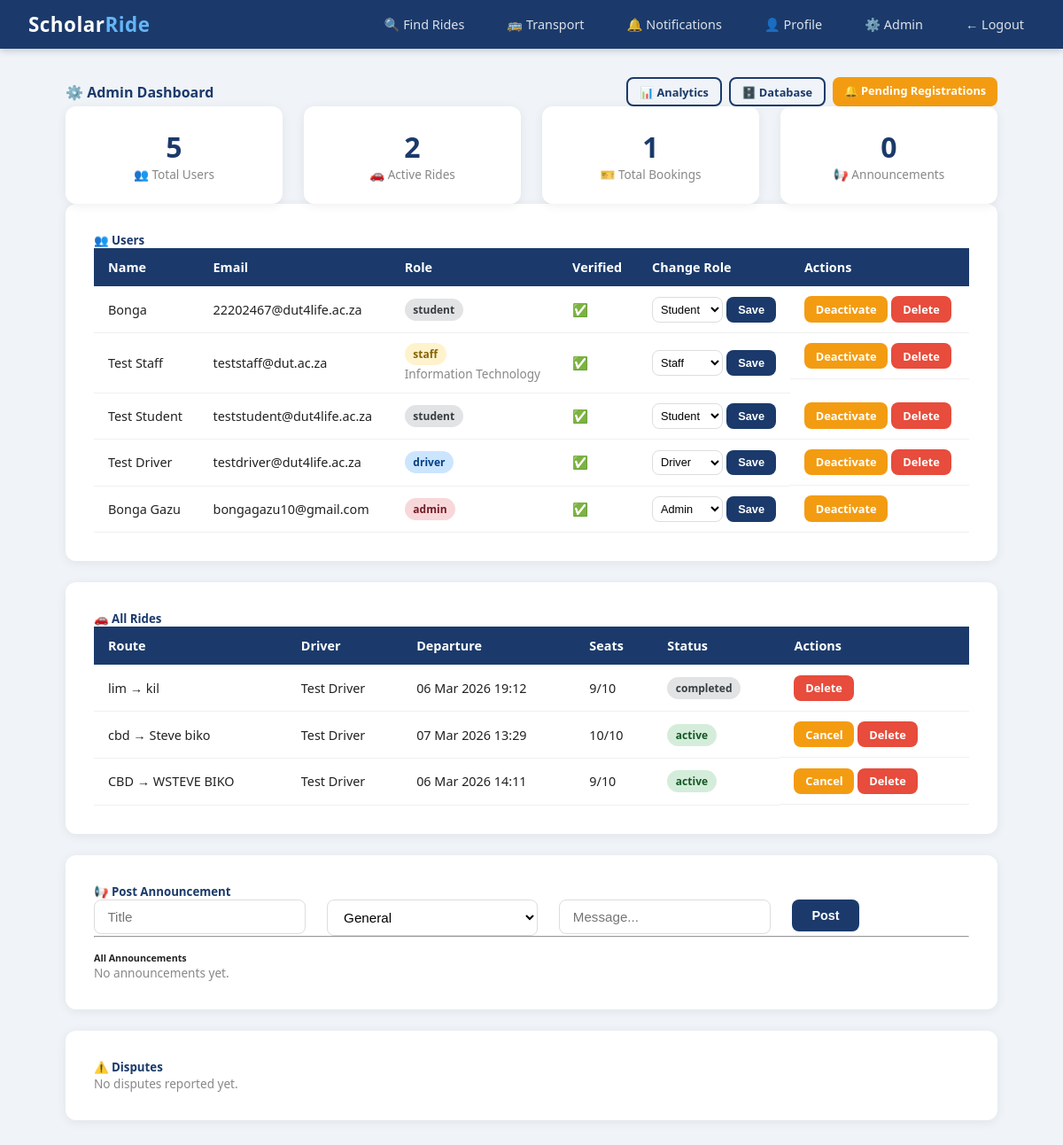
The page /admin (signed in) on the database its author committed.
### scholar_ride/models.py (models this page shows)
class User(db.Model, UserMixin):
    id = db.Column(db.Integer, primary_key=True)
    student_number = db.Column(db.String(20), unique=True, nullable=True)
    staff_number = db.Column(db.String(20), unique=True, nullable=True)
    full_name = db.Column(db.String(100), nullable=False)
    email = db.Column(db.String(120), unique=True, nullable=False)
    phone = db.Column(db.String(20), nullable=False)
    password_hash = db.Column(db.String(128), nullable=False)
    role = db.Column(db.String(20), default='student')
    department = db.Column(db.String(100), nullable=True)
    verified = db.Column(db.Boolean, default=False)
    approval_status = db.Column(db.String(20), default='pending')
    otp = db.Column(db.String(6), nullable=True)
    created_at = db.Column(db.DateTime, default=datetime.utcnow)
    rides = db.relationship('Ride', backref='driver', lazy=True)
    bookings = db.relationship('Booking', backref='student', lazy=True)

class Ride(db.Model):
    id = db.Column(db.Integer, primary_key=True)
    driver_id = db.Column(db.Integer, db.ForeignKey('user.id'), nullable=False)
    origin = db.Column(db.String(200), nullable=False)
    destination = db.Column(db.String(200), nullable=False)
    departure_time = db.Column(db.DateTime, nullable=False)
    available_seats = db.Column(db.Integer, nullable=False)
    total_seats = db.Column(db.Integer, nullable=False)
    status = db.Column(db.String(20), default='active')
    created_at = db.Column(db.DateTime, default=datetime.utcnow)
    bookings = db.relationship('Booking', backref='ride', lazy=True)

### scholar_ride/routes/admin.py (the view)
@admin.route('/admin')
@login_required
@admin_required
def dashboard():
    users = User.query.order_by(User.created_at.desc()).all()
    announcements = Announcement.query.order_by(Announcement.created_at.desc()).all()
    all_rides = Ride.query.order_by(Ride.created_at.desc()).all()
    disputes = Dispute.query.order_by(Dispute.created_at.desc()).all()
    total_users = User.query.count()
    active_rides = Ride.query.filter_by(status='active').count()
    total_bookings = Booking.query.count()
    total_announcements = Announcement.query.count()
    pending_count = User.query.filter_by(approval_status='pending').count()
    return render_template('admin/dashboard.html',
                           users=users,
                           announcements=announcements,
                           all_rides=all_rides,
                           disputes=disputes,
                           total_users=total_users,
                           active_rides=active_rides,
                           total_bookings=total_bookings,
                           total_announcements=total_announcements,
                           pending_count=pending_count)

### scholar_ride/models.py (called while the page is built)
@login_manager.user_loader
def load_user(user_id):
    return User.query.get(int(user_id))

### scholar_ride/routes/admin.py (called while the page is built)
def admin_required(f):
    from functools import wraps
    @wraps(f)
    def decorated(*args, **kwargs):
        if not current_user.is_authenticated or current_user.role != 'admin':
            flash('Admin access required.', 'danger')
            return redirect('/rides')
        return f(*args, **kwargs)
    return decorated

### scholar_ride/templates/admin/dashboard.html (shortened to what this page needs)
{% extends "base.html" %}
{% block content %}
<div class="d-flex justify-between align-center mb-4">
    <h4 style="color:#1B3A6B; margin:0;">⚙️ Admin Dashboard</h4>
    <div class="d-flex gap-1">
        <a href="/admin/analytics" class="btn btn-outline btn-sm">📊 Analytics</a>
        <a href="/admin/database" class="btn btn-outline btn-sm">🗄️ Database</a>
        <a href="/admin/registrations" class="btn btn-warning btn-sm">🔔 Pending Registrations</a>
    </div>
</div>
<div class="row mb-4">
    <div class="col">
        <div class="stat-card">
            <div class="stat-number">{{ total_users }}</div>
            <div class="stat-label">👥 Total Users</div>
        </div>
    </div>
    <div class="col">
        <div class="stat-card">
            <div class="stat-number">{{ active_rides }}</div>
            <div class="stat-label">🚗 Active Rides</div>
        </div>
    </div>
    <div class="col">
        <div class="stat-card">
            <div class="stat-number">{{ total_bookings }}</div>
            <div class="stat-label">🎫 Total Bookings</div>
        </div>
    </div>
    <div class="col">
        <div class="stat-card">
            <div class="stat-number">{{ total_announcements }}</div>
            <div class="stat-label">📢 Announcements</div>
        </div>
    </div>
</div>
<div class="card p-3 mb-4">
    <h5 style="color:#1B3A6B;" class="mb-3">👥 Users</h5>
    <div style="overflow-x:auto;">
        <table>
            <thead>
                <tr>
                    <th>Name</th>
                    <th>Email</th>
                    <th>Role</th>
                    <th>Verified</th>
                    <th>Change Role</th>
                    <th>Actions</th>
                </tr>
            </thead>
            <tbody>
                {% for user in users %}
                <tr>
                    <td>{{ user.full_name }}</td>
                    <td>{{ user.email }}</td>
                    <td>
                        <span class="badge
                            {% if user.role == 'admin' %}badge-danger
                            {% elif user.role == 'driver' %}badge-primary
                            {% elif user.role == 'staff' %}badge-warning
                            {% else %}badge-secondary{% endif %}">
                            {{ user.role }}
                        </span>
                        {% if user.department %}
                        <br><small class="text-muted">{{ user.department }}</small>
                        {% endif %}
                    </td>
                    <td>{% if user.verified %}✅{% else %}❌{% endif %}</td>
                    <td>
                        <form method="POST"
                              action="/admin/users/{{ user.id }}/role"
                              style="display:flex; gap:4px;">
                            <select name="role" class="form-control" style="padding:0.3rem; font-size:0.8rem;">
                                <option value="student" {% if user.role == 'student' %}selected{% endif %}>Student</option>
                                <option value="staff" {% if user.role == 'staff' %}selected{% endif %}>Staff</option>
                                <option value="driver" {% if user.role == 'driver' %}selected{% endif %}>Driver</option>
                                <option value="admin" {% if user.role == 'admin' %}selected{% endif %}>Admin</option>
                            </select>
                            <button type="submit" class="btn btn-sm btn-primary">Save</button>
                        </form>
                    </td>
                    <td style="display:flex; gap:4px;">
                        <a href="/admin/users/{{ user.id }}/toggle"
                           class="btn btn-sm btn-warning">
                            {% if user.verified %}Deactivate{% else %}Activate{% endif %}
                        </a>
                        {% if user.id != current_user.id %}
                        <a href="/admin/users/{{ user.id }}/delete"
                           class="btn btn-sm btn-danger"
                           onclick="return confirm('Delete {{ user.full_name }}?')">
                            Delete
                        </a>
                        {% endif %}
                    </td>
                </tr>
                {% endfor %}
            </tbody>
        </table>
    </div>
</div>
<div class="card p-3 mb-4">
    <h5 style="color:#1B3A6B;" class="mb-3">🚗 All Rides</h5>
    <div style="overflow-x:auto;">
        <table>
            <thead>
                <tr>
                    <th>Route</th>
                    <th>Driver</th>
                    <th>Departure</th>
                    <th>Seats</th>
                    <th>Status</th>
                    <th>Actions</th>
                </tr>
            </thead>
            <tbody>
                {% for ride in all_rides %}
                <tr>
                    <td>{{ ride.origin }} → {{ ride.destination }}</td>
                    <td>{{ ride.driver.full_name }}</td>
                    <td>{{ ride.departure_time.strftime('%d %b %Y %H:%M') }}</td>
                    <td>{{ ride.available_seats }}/{{ ride.total_seats }}</td>
                    <td>
                        <span class="badge
                            {% if ride.status == 'active' %}badge-success
                            {% elif ride.status == 'cancelled' %}badge-danger
                            {% elif ride.status == 'delayed' %}badge-warning
                            {% else %}badge-secondary{% endif %}">
                            {{ ride.status }}
                        </span>
                    </td>
                    <td style="display:flex; gap:4px;">
                        {% if ride.status == 'active' %}
                        <a href="/admin/rides/{{ ride.id }}/cancel"
                           class="btn btn-sm btn-warning"
                           onclick="return confirm('Cancel this ride?')">
                            Cancel
                        </a>
                        {% endif %}
                        <a href="/admin/rides/{{ ride.id }}/delete"
                           class="btn btn-sm btn-danger"
                           onclick="return confirm('Delete this ride?')">
                            Delete
                        </a>
                    </td>
                </tr>
                {% endfor %}
            </tbody>
        </table>
    </div>
</div>
<div class="card p-3 mb-4">
    <h5 style="color:#1B3A6B;" class="mb-3">📢 Post Announcement</h5>
    <form method="POST" action="/admin/announcements">
        <div class="row">
            <div class="col">
                <input type="text" name="title" class="form-control"
                       placeholder="Title" required>
            </div>
            <div class="col">
                <select name="category" class="form-control">
                    <option value="general">General</option>
                </select>
            </div>
            <div class="col">
                <input type="text" name="body" class="form-control"
                       placeholder="Message..." required>
            </div>
            <div class="col" style="flex:0 0 auto;">
                <button type="submit" class="btn btn-primary">Post</button>
            </div>
        </div>
    </form>
    <hr>
    <h6 class="mt-2">All Announcements</h6>
    {% if announcements %}
        {% for ann in announcements %}
        <div class="d-flex justify-between align-center" style="border-bottom:1px solid #f0f0f0; padding:0.75rem 0;">
            <div>
                <strong>{{ ann.title }}</strong>
                <span class="badge ms-1
                    {% if ann.category == 'breakdown' %}badge-danger
                    {% elif ann.category == 'delay' %}badge-warning
                    {% elif ann.category == 'cancellation' %}badge-danger
                    {% else %}badge-info{% endif %}">
                    {{ ann.category }}
                </span>
                <p class="mb-0 text-muted">{{ ann.body }}</p>
                <small class="text-muted">{{ ann.created_at.strftime('%d %b %Y %H:%M') }}</small>
            </div>
            <a href="/admin/announcements/{{ ann.id }}/delete"
               class="btn btn-sm btn-danger"
               onclick="return confirm('Delete this announcement?')">
                Delete
            </a>
        </div>
        {% endfor %}
    {% else %}
        <p class="text-muted">No announcements yet.</p>
    {% endif %}
</div>
<div class="card p-3 mb-4">
    <h5 style="color:#1B3A6B;" class="mb-3">⚠️ Disputes</h5>
    {% if disputes %}
        {% for dispute in disputes %}
        <div style="border-bottom:1px solid #f0f0f0; padding-bottom:1rem; margin-bottom:1rem;">
            <div class="d-flex justify-between align-center">
                <div>
                    <strong>Reported by:</strong>
                    {{ dispute.reported_by_user.full_name if dispute.reported_by_user else 'Unknown' }}
                    <span style="margin:0 0.5rem;">against</span>
                    <strong>{{ dispute.reported_against_user.full_name if dispute.reported_against_user else 'Unknown' }}</strong>
                    <span class="badge {% if dispute.status == 'open' %}badge-danger{% else %}badge-success{% endif %}" style="margin-left:0.5rem;">
                        {{ dispute.status }}
                    </span>
                </div>
                <small class="text-muted">{{ dispute.created_at.strftime('%d %b %Y') }}</small>
            </div>
            <p class="mt-1 mb-2">{{ dispute.description }}</p>
            <div class="d-flex gap-1">
                {% if dispute.status == 'open' %}
                <form method="POST" action="/admin/disputes/{{ dispute.id }}/resolve" style="display:flex; gap:4px;">
                    <select name="action" class="form-control" style="padding:0.3rem; font-size:0.8rem; width:auto;">
                        <option value="warn">Warn User</option>
                        <option value="ban">Ban User</option>
                    </select>
                    <button type="submit" class="btn btn-sm btn-warning">Resolve</button>
                </form>
                {% endif %}
                <a href="/admin/disputes/{{ dispute.id }}/delete"
                   class="btn btn-sm btn-danger"
                   onclick="return confirm('Delete this dispute?')">
                    Delete
                </a>
            </div>
        </div>
        {% endfor %}
    {% else %}
        <p class="text-muted">No disputes reported yet.</p>
    {% endif %}
</div>
{% endblock %}

### scholar_ride/templates/base.html (style rules this page uses)
*, *::before, *::after { box-sizing: border-box; margin: 0; padding: 0; }
body { font-family: 'Segoe UI', Tahoma, Geneva, Verdana, sans-serif; background: #f0f4f8; color: #222; }
.card { background: white; border-radius: 12px; box-shadow: 0 2px 12px rgba(0,0,0,0.07); padding: 2rem; margin-bottom: 1.5rem; }
.form-control, .form-select { width: 100%; padding: 0.65rem 0.9rem; border: 1.5px solid #ddd; border-radius: 8px; font-size: 0.95rem; transition: border-color 0.2s; background: white; }
.btn { display: inline-block; padding: 0.65rem 1.4rem; border-radius: 8px; font-size: 0.9rem; font-weight: 600; cursor: pointer; border: none; text-decoration: none; text-align: center; transition: all 0.2s; }
.btn-primary { background: #1B3A6B; color: white; }
.btn-danger { background: #e74c3c; color: white; }
.btn-warning { background: #f39c12; color: white; }
.btn-outline { background: transparent; color: #1B3A6B; border: 2px solid #1B3A6B; }
.btn-sm { padding: 0.35rem 0.8rem; font-size: 0.8rem; }
.badge { display: inline-block; padding: 0.25rem 0.6rem; border-radius: 20px; font-size: 0.75rem; font-weight: 700; }
.badge-success { background: #d4edda; color: #155724; }
.badge-danger { background: #f8d7da; color: #721c24; }
.badge-warning { background: #fff3cd; color: #856404; }
.badge-primary { background: #cce5ff; color: #004085; }
.badge-secondary { background: #e2e3e5; color: #383d41; }
.row { display: flex; flex-wrap: wrap; gap: 1.5rem; }
.col { flex: 1; min-width: 200px; }
table { width: 100%; border-collapse: collapse; font-size: 0.9rem; }
th { background: #1B3A6B; color: white; padding: 0.75rem 1rem; text-align: left; font-weight: 600; }
td { padding: 0.7rem 1rem; border-bottom: 1px solid #f0f0f0; }
.stat-card { background: white; border-radius: 12px; padding: 1.5rem; text-align: center; box-shadow: 0 2px 12px rgba(0,0,0,0.07); }
.stat-card .stat-number { font-size: 2rem; font-weight: 700; color: #1B3A6B; }
.stat-card .stat-label { color: #888; font-size: 0.85rem; }
.text-muted { color: #888; font-size: 0.85rem; }
.mt-2 { margin-top: 1rem; }
.d-flex { display: flex; }
.justify-between { justify-content: space-between; }
.align-center { align-items: center; }
.gap-1 { gap: 0.5rem; }

### rows shown on the page
User: full_name "Bonga", email "22202467@dut4life.ac.za", role "student", role "Student", verified "Deactivate"
User: full_name "Test Staff", email "teststaff@dut.ac.za", role "staff", department "Information Technology", role "Staff", verified "Deactivate"
User: full_name "Test Student", email "teststudent@dut4life.ac.za", role "student", role "Student", verified "Deactivate"
User: full_name "Test Driver", email "testdriver@dut4life.ac.za", role "driver", role "Driver", verified "Deactivate"
User: full_name "Bonga Gazu", email "bongagazu10@gmail.com", role "admin", role "Admin", verified "Deactivate"
Ride: origin "lim", destination "kil", driver.full_name "Test Driver", departure_time "06 Mar 2026 19:12", available_seats "9", total_seats "10", status "completed"
Ride: origin "cbd", destination "Steve biko", driver.full_name "Test Driver", departure_time "07 Mar 2026 13:29", available_seats "10", total_seats "10", status "active"
Ride: origin "CBD", destination "WSTEVE BIKO", driver.full_name "Test Driver", departure_time "06 Mar 2026 14:11", available_seats "9", total_seats "10", status "active"

### other values the page prints
{{ total_users }} "5"
{{ active_rides }} "2"
{{ total_bookings }} "1"
{{ total_announcements }} "0"
